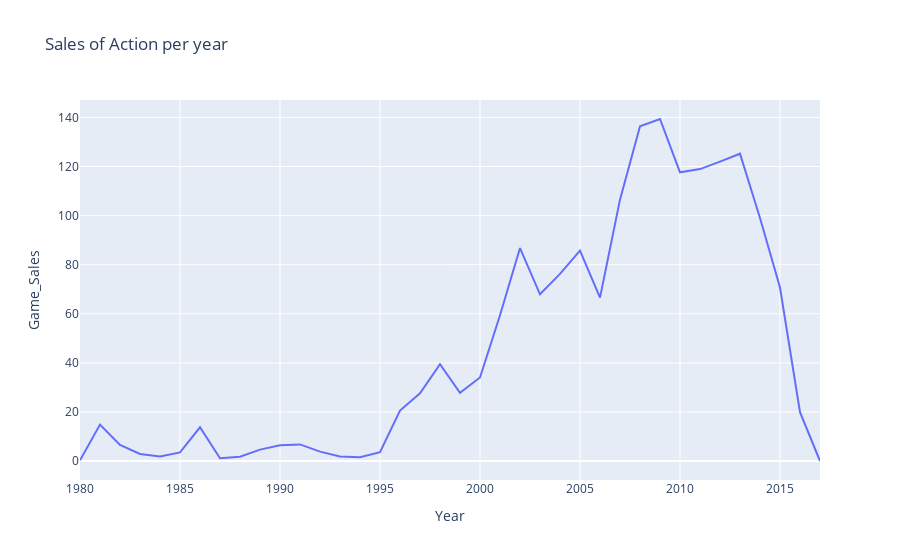
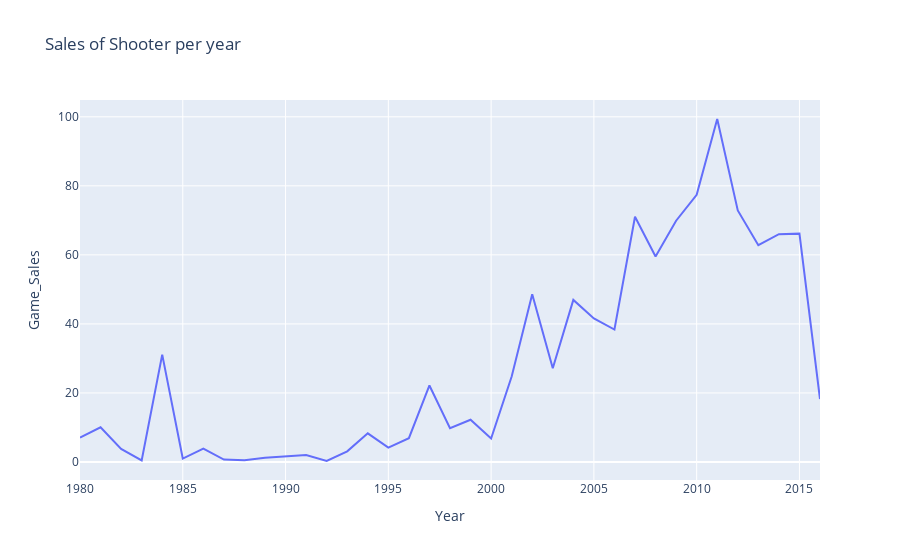
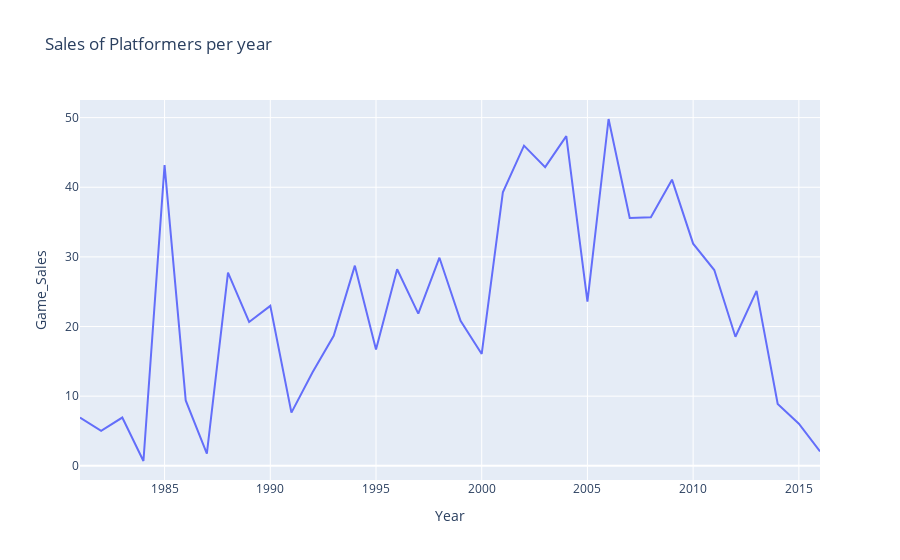

Notebook cell for these charts, in order:
### Markdown cell above
Next, we can look at the trend of sales of games in genres by year and you can draw the obvious conclusion yourself: the popularity of the genre is decreasing or increasing

### Code cell
spd_presentation_fig = px.line(
    spd_dataframes_[1][spd_dataframes_[1][ColNames.GENRE] == 'Action'],
    x=ColNames.YEAR,
    y=ColNames.SALES,
    title=f'Sales of Action per year',
)
spd_presentation_fig.show()
spd_presentation_fig = px.line(
    spd_dataframes_[1][spd_dataframes_[1][ColNames.GENRE] == 'Shooter'],
    x=ColNames.YEAR,
    y=ColNames.SALES,
    title=f'Sales of Shooter per year',
)
spd_presentation_fig.show()
spd_presentation_fig = px.line(
    spd_dataframes_[1][spd_dataframes_[1][ColNames.GENRE] == 'Platform'],
    x=ColNames.YEAR,
    y=ColNames.SALES,
    title=f'Sales of Platformers per year',
)
spd_presentation_fig.show()

### Figure 1 — Plotly figure (JSON) as saved in the notebook; plotly's stock layout.template omitted (floating-point values rounded to 4 significant figures)
{"data": [{"hovertemplate": "Year=%{x}<br>Game_Sales=%{y}<extra></extra>", "legendgroup": "", "line": {"color": "#636efa", "dash": "solid"}, "marker": {"symbol": "circle"}, "mode": "lines", "name": "", "orientation": "v", "showlegend": false, "type": "scatter", "x": [1980, 1981, 1982, 1983, 1984, 1985, 1986, 1987, 1988, 1989, 1990, 1991, 1992, 1993, 1994, 1995, 1996, 1997, 1998, 1999, 2000, 2001, 2002, 2003, 2004, 2005, 2006, 2007, 2008, 2009, 2010, 2011, 2012, 2013, 2014, 2015, 2016, 2017], "xaxis": "x", "y": [0.34, 14.84, 6.52, 2.86, 1.85, 3.52, 13.74, 1.12, 1.75, 4.64, 6.39, 6.76, 3.83, 1.81, 1.55, 3.57, 20.58, 27.58, 39.44, 27.78, 34.04, 59.39, 86.77, 67.93, 76.26, 85.69, 66.58, 106.5, 136.4, 139.4, 117.6, 119.0, 122.0, 125.2, 99.02, 70.7, 19.9, 0.01], "yaxis": "y"}], "layout": {"legend": {"tracegroupgap": 0}, "title": {"text": "Sales of Action per year"}, "xaxis": {"anchor": "y", "domain": [0, 1], "title": {"text": "Year"}}, "yaxis": {"anchor": "x", "domain": [0, 1], "title": {"text": "Game_Sales"}}}}

### Figure 2 — Plotly figure (JSON) as saved in the notebook; plotly's stock layout.template omitted (floating-point values rounded to 4 significant figures)
{"data": [{"hovertemplate": "Year=%{x}<br>Game_Sales=%{y}<extra></extra>", "legendgroup": "", "line": {"color": "#636efa", "dash": "solid"}, "marker": {"symbol": "circle"}, "mode": "lines", "name": "", "orientation": "v", "showlegend": false, "type": "scatter", "x": [1980, 1981, 1982, 1983, 1984, 1985, 1986, 1987, 1988, 1989, 1991, 1992, 1993, 1994, 1995, 1996, 1997, 1998, 1999, 2000, 2001, 2002, 2003, 2004, 2005, 2006, 2007, 2008, 2009, 2010, 2011, 2012, 2013, 2014, 2015, 2016], "xaxis": "x", "y": [7.07, 10.04, 3.79, 0.48, 31.1, 1, 3.89, 0.71, 0.51, 1.2, 2, 0.29, 3.08, 8.3, 4.15, 6.91, 22.17, 9.8, 12.25, 6.81, 24.77, 48.58, 27.14, 46.95, 41.6, 38.37, 71.04, 59.51, 69.89, 77.41, 99.36, 72.86, 62.8, 66.0, 66.15, 18.22], "yaxis": "y"}], "layout": {"legend": {"tracegroupgap": 0}, "title": {"text": "Sales of Shooter per year"}, "xaxis": {"anchor": "y", "domain": [0, 1], "title": {"text": "Year"}}, "yaxis": {"anchor": "x", "domain": [0, 1], "title": {"text": "Game_Sales"}}}}

### Figure 3 — Plotly figure (JSON) as saved in the notebook; plotly's stock layout.template omitted (floating-point values rounded to 4 significant figures)
{"data": [{"hovertemplate": "Year=%{x}<br>Game_Sales=%{y}<extra></extra>", "legendgroup": "", "line": {"color": "#636efa", "dash": "solid"}, "marker": {"symbol": "circle"}, "mode": "lines", "name": "", "orientation": "v", "showlegend": false, "type": "scatter", "x": [1981, 1982, 1983, 1984, 1985, 1986, 1987, 1988, 1989, 1990, 1991, 1992, 1993, 1994, 1995, 1996, 1997, 1998, 1999, 2000, 2001, 2002, 2003, 2004, 2005, 2006, 2007, 2008, 2009, 2010, 2011, 2012, 2013, 2014, 2015, 2016], "xaxis": "x", "y": [6.93, 5.03, 6.93, 0.69, 43.17, 9.39, 1.74, 27.73, 20.66, 22.97, 7.64, 13.42, 18.67, 28.74, 16.69, 28.23, 21.85, 29.88, 20.82, 16.06, 39.28, 45.97, 42.89, 47.34, 23.56, 49.8, 35.59, 35.7, 41.09, 31.9, 28.11, 18.53, 25.12, 8.89, 6.05, 2.07], "yaxis": "y"}], "layout": {"legend": {"tracegroupgap": 0}, "title": {"text": "Sales of Platformers per year"}, "xaxis": {"anchor": "y", "domain": [0, 1], "title": {"text": "Year"}}, "yaxis": {"anchor": "x", "domain": [0, 1], "title": {"text": "Game_Sales"}}}}
